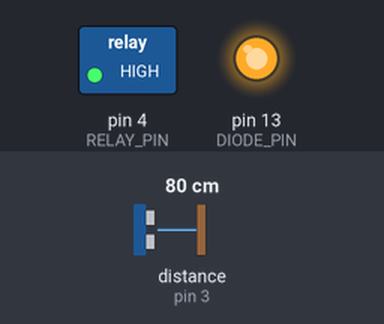
A sketch run on a simulated Arduino Uno, built with avr-gcc and run on an emulated ATmega328P. Parts: switched loads named in the sketch (green lamp = pin HIGH), output pins drawn as LEDs (lit = HIGH). Wiring (inferred from the names in the program): ultrasonic range finder: trigger pin 2; echo pin 3. The inputs (shaded band) are chosen by the test bench; at power-on: distance to the obstacle (sensor on pin 3) 80 cm. The echo pulse lasts 58.3 µs per cm; pins used as bus, display or sensor lines are not drawn.

Above: at 0.1 s.
Timing chart, 0 to 1.6 s (numbered marks = the images above):
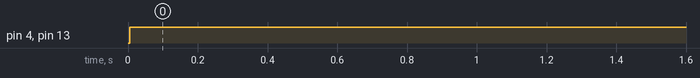

Measured:
- by itself, pin 4 (RELAY_PIN), pin 13 (DIODE_PIN): LOW → HIGH at 0.01 s

The sketch:

distance_test.ino
```cpp
const byte DISTANCE_QUERY_PIN = 2;
const byte DISTANCE_RESULT_PIN = 3;
const byte RELAY_PIN = 4;
const byte DIODE_PIN = LED_BUILTIN;

void setup()
{
  pinMode(DISTANCE_QUERY_PIN, OUTPUT);
  digitalWrite(DISTANCE_QUERY_PIN, LOW);

  pinMode(DISTANCE_RESULT_PIN, INPUT);

  pinMode(RELAY_PIN, OUTPUT);
  digitalWrite(RELAY_PIN, LOW);

  pinMode(DIODE_PIN, OUTPUT);
  digitalWrite(DIODE_PIN, LOW);
}

void send_distance_query()
{
  digitalWrite(DISTANCE_QUERY_PIN, HIGH);
  delayMicroseconds(10);
  digitalWrite(DISTANCE_QUERY_PIN, LOW);
}

int read_distance_response()
{
  static const unsigned int SPEED_OF_SOUND = 343; // meters/second
  static const unsigned int MAX_DISTANCE = 4; // meters
  static const unsigned int MAX_RESPONSE_DELAY = (1e6 * MAX_DISTANCE * 2) / SPEED_OF_SOUND; // microseconds
  unsigned long response_delay = pulseIn(DISTANCE_RESULT_PIN, HIGH, MAX_RESPONSE_DELAY); // microseconds
  if (response_delay == 0) {
    return -1;
  }

  // delay -> centimeters:
  // (((response_delay / 1 000 000) * SPEED_OF_SOUND) / 2) * 100
  //   -> response_delay * SPEED_OF_SOUND / 20000
  //   -> response_delay * 0.01715
  return response_delay * 0.01715; // centimeters
}

void loop()
{
  delay(millis() % 1000); // Run once every second

  send_distance_query();
  unsigned long distance = read_distance_response();

  static unsigned long last_presence = 0;
  if (distance > 0 && distance < 100) {
    last_presence = millis();
    digitalWrite(DIODE_PIN, HIGH);
    digitalWrite(RELAY_PIN, HIGH);
  }

  // Switch off LED when there hasn't been any presence recently
  if (millis() - last_presence > 10000) {
    digitalWrite(DIODE_PIN, LOW);
    digitalWrite(RELAY_PIN, LOW);
  }
}
```
